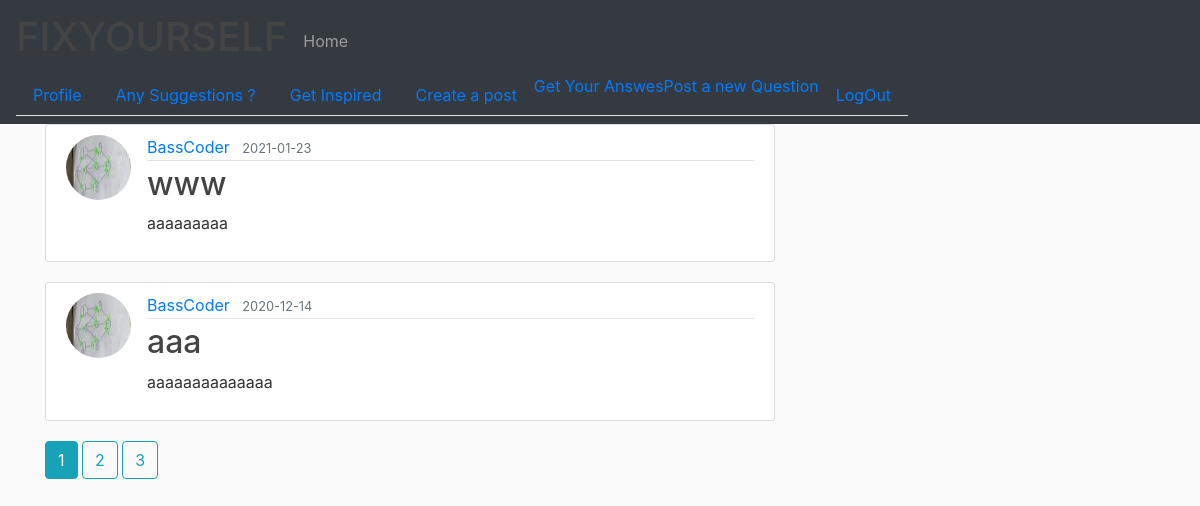
Before: /posts (signed in) with the older database file.
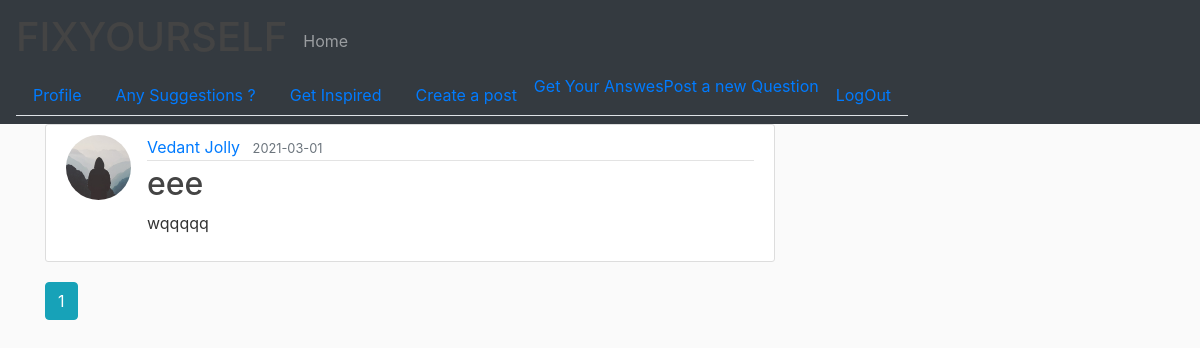
After: the same page with the newer database file.
### website/models.py (models this page shows, shortened)
class Post(db.Model):
    id = db.Column(db.Integer, primary_key=True)
    title = db.Column(db.String(100), nullable=False)
    date_posted = db.Column(db.DateTime, nullable=False, default=datetime.utcnow)
    content = db.Column(db.Text, nullable=False)
    image_file = db.Column(db.String(20), nullable=False, default='default1.jpg')
    user_id = db.Column(db.Integer, db.ForeignKey('user.id'), nullable=False)

class User(db.Model, UserMixin):
    id = db.Column(db.Integer, primary_key=True)
    name = db.Column(db.String(20), nullable=False)
    email = db.Column(db.String(120), unique=True, nullable=False)
    image_file = db.Column(db.String(20), nullable=False, default='default.jpg')
    password = db.Column(db.String(60), nullable=False)
    posts = db.relationship('Post', backref='author', lazy=True)
    feedbacks = db.relationship('Feedback', backref='customer', lazy=True)
    questions = db.relationship('Question', backref='author', lazy=True)

### website/routes.py (the view)
@app.route("/posts")
@login_required
def all_posts():
    page = request.args.get('page', 1, type=int)
    posts = Post.query.order_by(Post.date_posted.desc()).paginate(page=page, per_page=2)
    return render_template('allPosts.html', posts=posts)

### website/models.py (called while the page is built)
@login_manager.user_loader
def load_user(user_id):
    return User.query.get(int(user_id))

### website/templates/allPosts.html
{% extends 'layout.html' %}
{% block content %}
  {% for post in posts.items %}
      <article class="media content-section">
        <img class="rounded-circle article-img" src="{{ url_for('static',filename = 'profile_pics/' + post.author.image_file) }}">
        <div class="media-body">
          <div class="article-metadata">
            <a class="mr-2" href="{{ url_for('user_posts',username=post.author.name) }}">{{ post.author.name }}</a>
            <small class="text-muted">{{ post.date_posted.strftime("%Y-%m-%d") }}</small>
          </div>
          <h2><a class="article-title" href="{{ url_for('post',post_id = post.id) }}">{{ post.title }}</a></h2>
          <p class="article-content">{{ post.content }}</p>
        </div>
      </article>
  {% endfor %}
  {% for page_num in posts.iter_pages(left_edge=1,right_edge=1,left_current=1,right_current=2) %}
    {% if page_num %}
      {% if posts.page == page_num %}
        <a class="btn btn-info mb-4" href="{{url_for('all_posts',page=page_num)}}">{{page_num}}</a>
      {% else %}
        <a class="btn btn-outline-info mb-4" href="{{url_for('all_posts',page=page_num)}}">{{page_num}}</a>
      {% endif %}
    {% else %}
      ...
    {% endif %}
  {% endfor %}
{% endblock content %}

Changed rows visible on the page:
removed Post: image_file (picture), author.name "BassCoder", date_posted "2021-01-23", title "www", content "aaaaaaaaa"
removed Post: image_file (picture), author.name "BassCoder", date_posted "2020-12-14", title "aaa", content "aaaaaaaaaaaaaa"
now on this page (row edited): Post: image_file (placeholder picture), author.name "Vedant Jolly", date_posted "2021-03-01", title "eee", content "wqqqqq"
Other visible differences:
list line gone: "2"
list line gone: "3"
